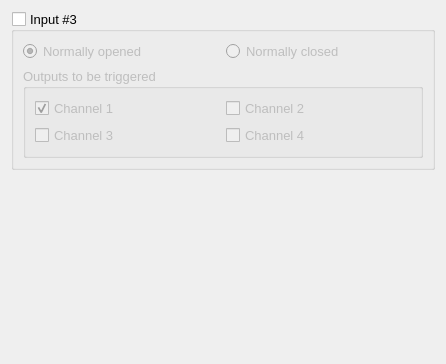
      <widget class="QWidget" name="tIn_3">
       <attribute name="title">
        <string>In 3</string>
       </attribute>
       <attribute name="toolTip">
        <string>Input #3 settings</string>
       </attribute>
       <layout class="QVBoxLayout" name="verticalLayout_12">
        <item>
         <widget class="QGroupBox" name="gbIn_3">
          <property name="font">
           <font>
            <pointsize>10</pointsize>
            <kerning>false</kerning>
           </font>
          </property>
          <property name="title">
           <string>Input #3</string>
          </property>
          <property name="checkable">
           <bool>true</bool>
          </property>
          <property name="checked">
           <bool>false</bool>
          </property>
          <layout class="QVBoxLayout" name="verticalLayout_11">
           <item>
            <layout class="QHBoxLayout" name="horizontalLayout_13">
             <item>
              <widget class="QRadioButton" name="rbNO_3">
               <property name="text">
                <string>Normally opened</string>
               </property>
               <property name="checked">
                <bool>true</bool>
               </property>
              </widget>
             </item>
             <item>
              <widget class="QRadioButton" name="rbNC_3">
               <property name="text">
                <string>Normally closed</string>
               </property>
              </widget>
             </item>
            </layout>
           </item>
           <item>
            <widget class="QGroupBox" name="gbInOutputs_3">
             <property name="minimumSize">
              <size>
               <width>400</width>
               <height>0</height>
              </size>
             </property>
             <property name="title">
              <string>Outputs to be triggered</string>
             </property>
             <property name="checkable">
              <bool>false</bool>
             </property>
             <layout class="QGridLayout" name="gridLayout_10">
              <item row="0" column="0">
               <widget class="QCheckBox" name="cbChnl_1_In_3">
                <property name="minimumSize">
                 <size>
                  <width>70</width>
                  <height>0</height>
                 </size>
                </property>
                <property name="text">
                 <string>Channel 1</string>
                </property>
                <property name="checked">
                 <bool>true</bool>
                </property>
               </widget>
              </item>
              <item row="0" column="1">
               <widget class="QCheckBox" name="cbChnl_2_In_3">
                <property name="minimumSize">
                 <size>
                  <width>70</width>
                  <height>0</height>
                 </size>
                </property>
                <property name="text">
                 <string>Channel 2</string>
                </property>
               </widget>
              </item>
              <item row="1" column="0">
               <widget class="QCheckBox" name="cbChnl_3_In_3">
                <property name="minimumSize">
                 <size>
                  <width>70</width>
                  <height>0</height>
                 </size>
                </property>
                <property name="text">
                 <string>Channel 3</string>
                </property>
               </widget>
              </item>
              <item row="1" column="1">
               <widget class="QCheckBox" name="cbChnl_4_In_3">
                <property name="minimumSize">
                 <size>
                  <width>70</width>
                  <height>0</height>
                 </size>
                </property>
                <property name="text">
                 <string>Channel 4</string>
                </property>
               </widget>
              </item>
             </layout>
            </widget>
           </item>
          </layout>
         </widget>
        </item>
        <item>
         <spacer name="verticalSpacer_6">
          <property name="orientation">
           <enum>Qt::Vertical</enum>
          </property>
          <property name="sizeHint" stdset="0">
           <size>
            <width>20</width>
            <height>183</height>
           </size>
          </property>
         </spacer>
        </item>
       </layout>
      </widget>
